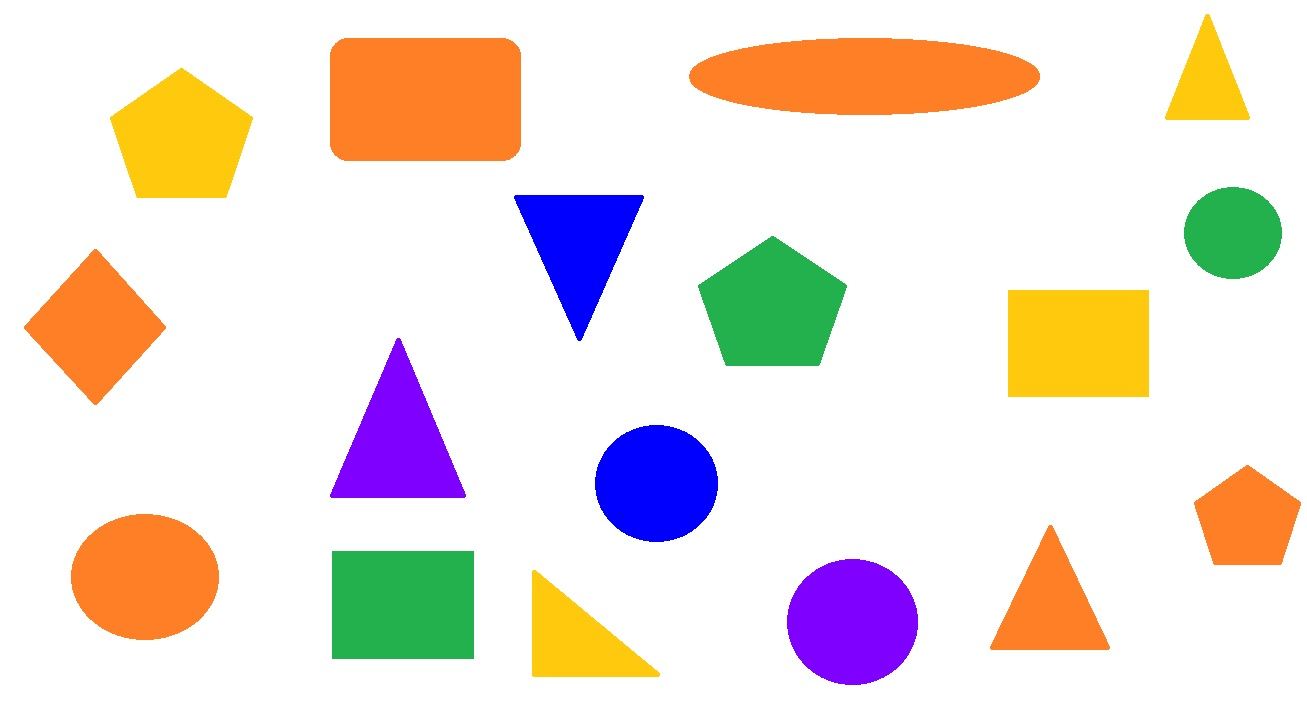
#> input picture writingShape/shapes.jpg, 1307 x 717 px
$ python shape.py
#> lines starting #> are read from the running program, lines starting #| are printed output that depends on the picture; after the words box and inside, x2 and y2 are one past the last pixel; in counts of white or black regions, pixels touching at a corner belong together
### writingShape/colors.py
import numpy as np
import cv2

def colors(frame,array1,array2,text,color):
    n = 0
    hsv = cv2.cvtColor(frame,cv2.COLOR_BGR2HSV)
    Lower = np.array([array1],np.uint8)
    Upper = np.array([array2],np.uint8)
    Mask = cv2.inRange(hsv,Lower,Upper)
    gray = cv2.cvtColor(frame, cv2.COLOR_BGR2GRAY)
    _, threshold = cv2.threshold(gray, 240, 255, cv2.THRESH_BINARY)
    contours,hierarchy = cv2.findContours(Mask,cv2.RETR_TREE,cv2.CHAIN_APPROX_SIMPLE)
    for pic, contour in enumerate(contours):
        area = cv2.contourArea(contour)
        if (area > 5000):
            approx = cv2.approxPolyDP(contour, 0.011*cv2.arcLength(contour, True), True)
            x = approx.ravel()[0]
            y = approx.ravel()[1]
            """x,y,w,h = cv2.boundingRect(contour)
                                                frame = cv2.rectangle(frame,(x,y),(x+w, y+h),color,2)"""
            cv2.drawContours(frame, [approx], 0, color, thickness=5, lineType=None, hierarchy=None, maxLevel=None, offset=None)
            cv2.putText(frame,text,(x,y-30),cv2.FONT_HERSHEY_DUPLEX,1,color)
            n += 1
    kernal = np.ones((5,5),"uint8")
    Mask = cv2.dilate(Mask,kernal)
    print(f"{text} {n}")

### writingShape/shape.py
import cv2
import numpy as np
from colors import colors

tri, rec, pen, el, cir = 0,0,0,0,0

font = cv2.FONT_HERSHEY_SIMPLEX
img = cv2.imread("shapes.jpg", flags=1)
#> img is the input picture: shape (717, 1307, 3); mean B, G, R 217.6, 225.5, 237.2
gray = cv2.cvtColor(img, cv2.COLOR_BGR2GRAY)
_, threshold = cv2.threshold(gray, 240, 255, cv2.THRESH_BINARY)
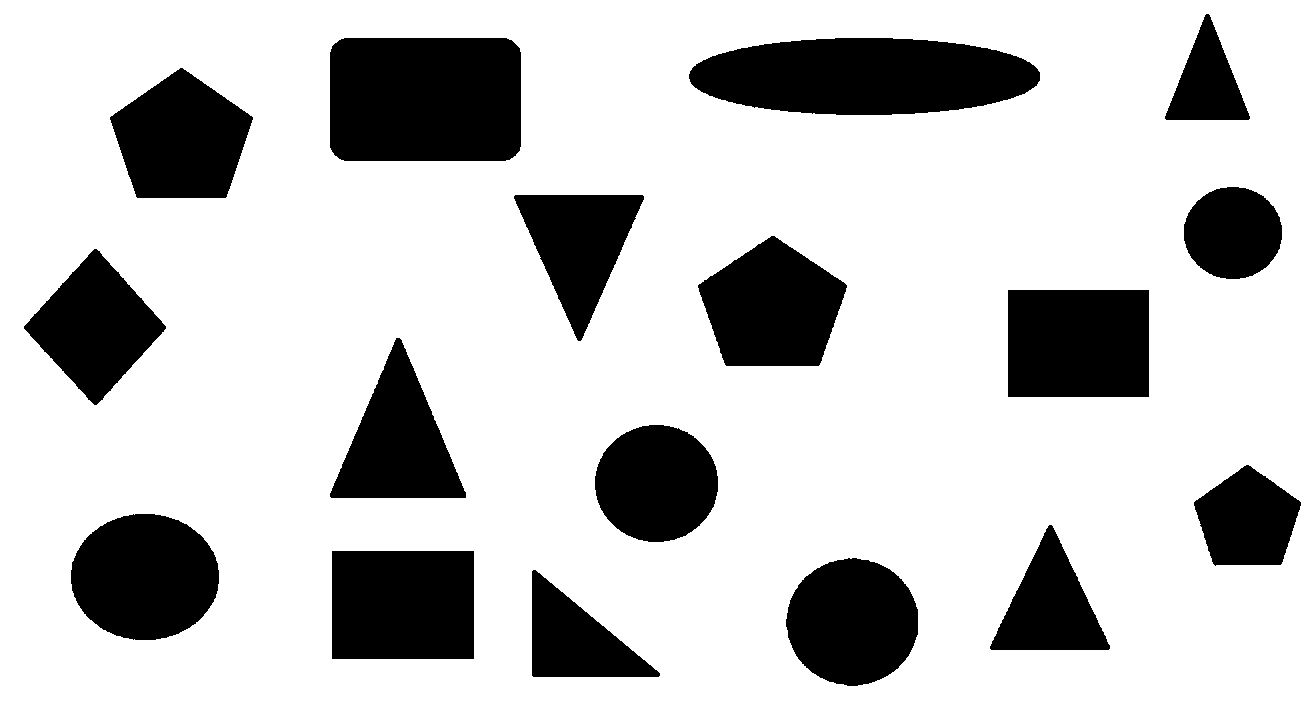
#> threshold: shape (717, 1307); 77.8% white; 17 black regions
contours, hierachy = cv2.findContours(threshold, cv2.RETR_TREE, cv2.CHAIN_APPROX_SIMPLE)
#> contours = 18 contours; largest, box (x1, y1, x2, y2) and area: (0, 0, 1307, 717) 935096, (329, 37, 522, 162) 23496, (688, 37, 1041, 116) 21825, (331, 550, 475, 660) 15585, (1007, 289, 1150, 398) 15334

for cnt in contours:
	area = cv2.contourArea(cnt, oriented=None)
	if area > 1000:
		approx = cv2.approxPolyDP(cnt, 0.011*cv2.arcLength(cnt, True), True)
		cv2.drawContours(img, [approx], 0, (0), thickness=2, lineType=None, hierarchy=None, maxLevel=None, offset=None)
		x = approx.ravel()[0]
		y = approx.ravel()[1]
		if len(approx) == 3:
			cv2.putText(img, "Triangle", (x,y), font, 1, (0), thickness=2, lineType=None, bottomLeftOrigin=None)
			tri += 1
		elif len(approx) == 4:
			cv2.putText(img, "Rectangle", (x,y), font, 1, (0), thickness=2, lineType=None, bottomLeftOrigin=None)
			rec += 1
		elif len(approx) == 5:
			cv2.putText(img, "Pentagon", (x,y), font, 1, (0), thickness=2, lineType=None, bottomLeftOrigin=None)
			pen += 1
		elif 6 < len(approx) < 11:
			el += 1
			cv2.putText(img, "Ellipse", (x,y), font, 1, (0), thickness=2, lineType=None, bottomLeftOrigin=None)
		else:
			cir += 1
			cv2.putText(img, "Circle", (x,y), font, 1, (0), thickness=2, lineType=None, bottomLeftOrigin=None)
#> this loop made 18 passes
#> (area, approx, x, y) on passes 1, 2, 4, 5, 9, 10, 11, 13, 18: (935096, [[0, 0], [0, 716], [1306, 716], [1306, 0]], 0, 0), (7435, [[531, 571], [660, 675], [533, 677]], 531, 571), (15585, [[331, 551], [473, 550], [474, 658], [332, 659]], 331, 551), (8087.5, [[1049, 524], [1108, 650], [989, 648]], 1049, 524), (11699.5, [[396, 337], [465, 498], [329, 496]], 396, 337), (15334, [[1007, 290], [1148, 289], [1149, 396], [1008, 397]], 1007, 290), (11579, [[94, 248], [166, 326], [96, 405], [23, 328]], 94, 248), (10150.5, [[515, 194], [644, 196], [580, 341]], 515, 194), (4952, [[1206, 13], [1248, 120], [1164, 118]], 1206, 13)
#> (area, x, y, el) on passes 16 to 17: (21825, 688, 74, 1), (23496.5, 331, 46, 2)
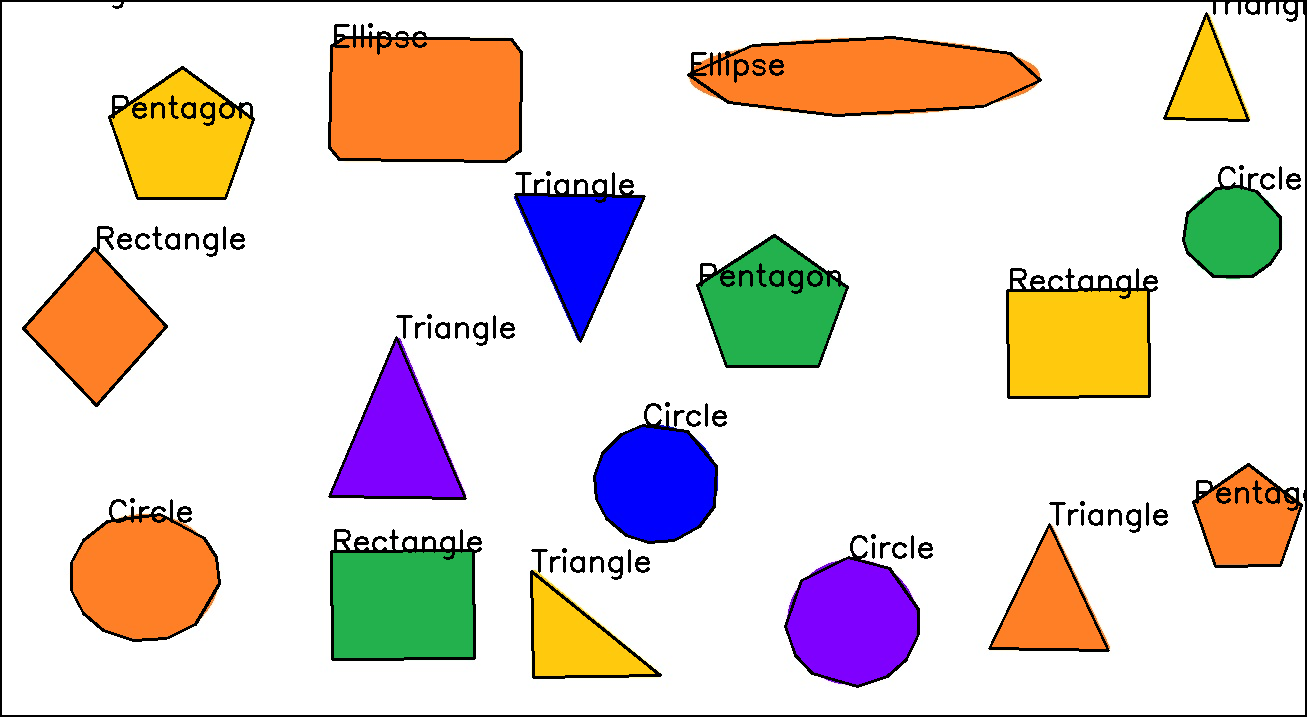
#> img: shape (717, 1307, 3); 4.69% of pixels changed, all inside (x1, y1, x2, y2) = (0, 0, 1307, 717)
#> after the loop, cir = 4; el = 2; pen = 3; rec = 4; tri = 5

print(f"Triangle {tri}\nRectangle {rec}\nPentagon {pen}\nEllipse {el}\nCircle {cir}")
#| Triangle 5
#| Rectangle 4
#| Pentagon 3
#| Ellipse 2
#| Circle 4
colors(img, (160,127,127), (179,255,255), "Red", (0,0,255))
#> in colors, `hsv = cv2.cvtColor(frame,cv2.COLOR_BGR2HSV)`: hsv: shape (717, 1307, 3); mean H, S, V 14.6, 46.4, 240.1
#> in colors, `Mask = cv2.inRange(hsv,Lower,Upper)`: Mask: shape (717, 1307); every value is 0
#> in colors, `_, threshold = cv2.threshold(gray, 240, 255, cv2.THRESH_BINARY)`: threshold: shape (717, 1307); 75% white; 70 black regions, largest, box (x1, y1, x2, y2) and area: (328, 24, 523, 163) 24239, (687, 36, 1042, 117) 21900, (330, 529, 482, 661) 17043
#> in colors, `contours,hierarchy = cv2.findContours(Mask,cv2.RETR_TREE,cv2.CHAIN_APP..`: contours = []
#> after the loop in colors, `for pic, contour in enumerate(contours):`: n = 0
#| Red 0
colors(img, (130,127,127),(160,255,255), "Violet", (173,68,143))
#> in colors (call 2), `Mask = cv2.inRange(hsv,Lower,Upper)`: Mask: shape (717, 1307); 2.4% white; 22 white regions (16 under 20 px)
#> in colors (call 2), `contours,hierarchy = cv2.findContours(Mask,cv2.RETR_TREE,cv2.CHAIN_APP..`: contours = 22 contours, 18 with area under 20; largest, box (x1, y1, x2, y2) and area: (787, 559, 917, 685) 11890, (332, 341, 463, 497) 10019, (398, 338, 454, 467) 62, (810, 561, 837, 575) 27
#> the loop in colors (call 2), `for pic, contour in enumerate(contours):` made 22 passes
#> (area, approx, x, y, n) on pass 21: (10019, [[396, 341], [332, 494], [462, 496]], 396, 341, 2)
#> (area, x, y, n) on pass 13: (11890, 847, 559, 1)
#> after the loop in colors (call 2), `for pic, contour in enumerate(contours):`: frame: shape (717, 1307, 3); 0.71% of pixels changed, all inside (x1, y1, x2, y2) = (329, 290, 932, 688)
#> in colors (call 2), `Mask = cv2.dilate(Mask,kernal)`: Mask: shape (717, 1307); 2.7% white; 2 white regions, box (x1, y1, x2, y2) and area: (785, 557, 919, 687) 13677, (330, 336, 468, 499) 12059
#| Violet 2
colors(img, (75,127,127), (130,255,255), "Blue", (219,152,52))
#> in colors (call 3), `hsv = cv2.cvtColor(frame,cv2.COLOR_BGR2HSV)`: hsv: shape (717, 1307, 3); mean H, S, V 15.1, 46.6, 240.2
#> in colors (call 3), `Mask = cv2.inRange(hsv,Lower,Upper)`: Mask: shape (717, 1307); 2.1% white; 8 white regions (4 under 20 px), largest, box (x1, y1, x2, y2) and area: (596, 427, 715, 541) 10553, (518, 196, 642, 338) 8783, (514, 196, 579, 341) 189, (695, 438, 712, 458) 28
#> in colors (call 3), `_, threshold = cv2.threshold(gray, 240, 255, cv2.THRESH_BINARY)`: threshold: shape (717, 1307); 74.9% white; 84 black regions (2 under 20 px)
#> in colors (call 3), `contours,hierarchy = cv2.findContours(Mask,cv2.RETR_TREE,cv2.CHAIN_APP..`: contours = 8 contours, 5 with area under 20; largest, box (x1, y1, x2, y2) and area: (596, 427, 715, 541) 10389, (518, 196, 642, 338) 8570, (514, 196, 579, 341) 44
#> after the loop in colors (call 3), `for pic, contour in enumerate(contours):`: frame: shape (717, 1307, 3); mean B, G, R 209.5, 216.9, 227.2
#> in colors (call 3), `Mask = cv2.dilate(Mask,kernal)`: Mask: shape (717, 1307); 2.4% white; 2 white regions, box (x1, y1, x2, y2) and area: (594, 423, 720, 543) 11786, (512, 194, 644, 343) 10521
#| Blue 2
colors(img, (38,127,127), (75,255,255), "Green", (113,204,46))
#> in colors (call 4), `hsv = cv2.cvtColor(frame,cv2.COLOR_BGR2HSV)`: hsv: shape (717, 1307, 3); mean H, S, V 15.4, 47, 240.6
#> in colors (call 4), `Mask = cv2.inRange(hsv,Lower,Upper)`: Mask: shape (717, 1307); 3.5% white; 14 white regions (8 under 20 px), largest, box (x1, y1, x2, y2) and area: (333, 552, 473, 658) 14542, (699, 238, 846, 365) 11737, (1185, 188, 1279, 275) 6435, (810, 273, 820, 284) 86, (772, 273, 781, 284) 81, (791, 273, 800, 284) 81
#> in colors (call 4), `_, threshold = cv2.threshold(gray, 240, 255, cv2.THRESH_BINARY)`: threshold: shape (717, 1307); 74.8% white; 91 black regions (2 under 20 px)
#> in colors (call 4), `contours,hierarchy = cv2.findContours(Mask,cv2.RETR_TREE,cv2.CHAIN_APP..`: contours = 19 contours, 8 with area under 20; largest, box (x1, y1, x2, y2) and area: (333, 552, 473, 658) 14287, (699, 238, 846, 365) 12400, (1185, 188, 1279, 275) 6308, (787, 269, 804, 295) 298, (768, 269, 785, 288) 245
#> after the loop in colors (call 4), `for pic, contour in enumerate(contours):`: frame: shape (717, 1307, 3); mean B, G, R 209.9, 217.8, 227.2
#> in colors (call 4), `Mask = cv2.dilate(Mask,kernal)`: Mask: shape (717, 1307); 3.9% white; 3 white regions, box (x1, y1, x2, y2) and area: (331, 550, 475, 660) 15595, (697, 236, 848, 367) 13950, (1183, 186, 1281, 281) 7381
#| Green 3
colors(img, (20,127,127), (40,255,255), "Yellow", (111,220,247))
#> in colors (call 5), `hsv = cv2.cvtColor(frame,cv2.COLOR_BGR2HSV)`: hsv: shape (717, 1307, 3); mean H, S, V 15.8, 48, 241.5
#> in colors (call 5), `Mask = cv2.inRange(hsv,Lower,Upper)`: Mask: shape (717, 1307); 3.9% white; 16 white regions (7 under 20 px), largest, box (x1, y1, x2, y2) and area: (1009, 291, 1148, 396) 14300, (111, 70, 252, 197) 11227, (533, 575, 655, 676) 6129
#> in colors (call 5), `_, threshold = cv2.threshold(gray, 240, 255, cv2.THRESH_BINARY)`: threshold: shape (717, 1307); 74.7% white; 103 black regions (2 under 20 px)
#> in colors (call 5), `contours,hierarchy = cv2.findContours(Mask,cv2.RETR_TREE,cv2.CHAIN_APP..`: contours = 21 contours, 7 with area under 20; largest, box (x1, y1, x2, y2) and area: (1009, 291, 1148, 396) 14047, (111, 70, 252, 197) 11868, (533, 575, 655, 676) 5958, (1167, 17, 1246, 119) 3886, (199, 101, 216, 127) 298
#> after the loop in colors (call 5), `for pic, contour in enumerate(contours):`: frame: shape (717, 1307, 3); mean B, G, R 210.8, 218.9, 228.2
#> in colors (call 5), `Mask = cv2.dilate(Mask,kernal)`: Mask: shape (717, 1307); 4.4% white; 4 white regions, box (x1, y1, x2, y2) and area: (1007, 289, 1150, 398) 15345, (109, 68, 254, 199) 13372, (531, 568, 657, 678) 7625, (1165, 12, 1252, 121) 5222
#| Yellow 3
colors(img, (0,127,127), (20,255,255), "Orange", (51,118,220))
#> in colors (call 6), `hsv = cv2.cvtColor(frame,cv2.COLOR_BGR2HSV)`: hsv: shape (717, 1307, 3); mean H, S, V 15.9, 48.2, 242.5
#> in colors (call 6), `Mask = cv2.inRange(hsv,Lower,Upper)`: Mask: shape (717, 1307); 8.4% white; 54 white regions (34 under 20 px), largest, box (x1, y1, x2, y2) and area: (331, 39, 520, 160) 21663, (694, 39, 1037, 114) 18174, (73, 517, 218, 639) 13646
#> in colors (call 6), `_, threshold = cv2.threshold(gray, 240, 255, cv2.THRESH_BINARY)`: threshold: shape (717, 1307); 74.6% white; 115 black regions (2 under 20 px)
#> in colors (call 6), `contours,hierarchy = cv2.findContours(Mask,cv2.RETR_TREE,cv2.CHAIN_APP..`: contours = 66 contours, 41 with area under 20; largest, box (x1, y1, x2, y2) and area: (331, 39, 520, 160) 21354, (694, 39, 1037, 114) 18368, (73, 517, 218, 639) 13450, (26, 251, 164, 403) 10411, (992, 528, 1106, 649) 6740
#> the loop in colors (call 6), `for pic, contour in enumerate(contours):` made 66 passes
#> (area, approx, x, y) on passes 3, 23: (6739.5, [[1049, 528], [992, 646], [1105, 648]], 1049, 528), (10411, [[94, 251], [26, 328], [96, 402], [163, 326]], 94, 251)
#> (area, x, y) on passes 7, 18, 51, 60: (13450, 166, 519), (6531.5, 1249, 467), (18368, 1036, 80), (21353.5, 333, 47)
#> after the loop in colors (call 6), `for pic, contour in enumerate(contours):`:
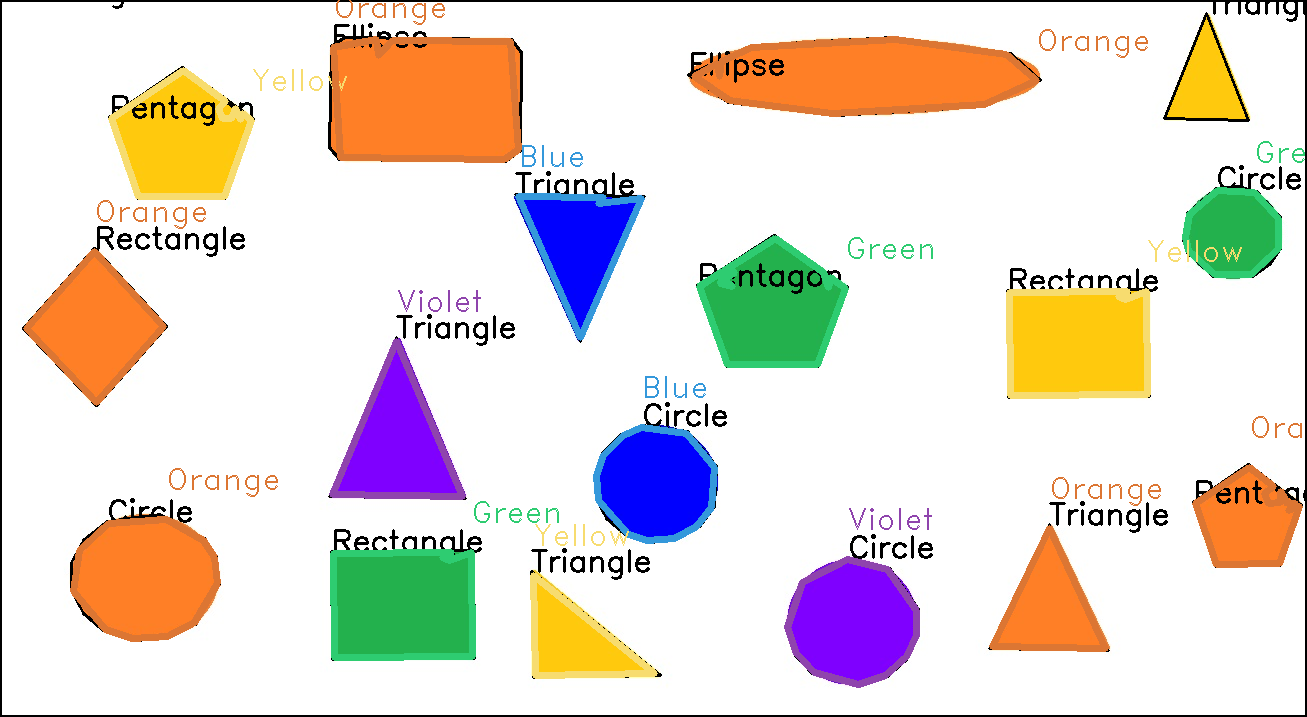
#> frame: shape (717, 1307, 3); mean B, G, R 210.7, 219.3, 229.5
#> after the loop in colors (call 6), `for pic, contour in enumerate(contours):`: n = 6
#> in colors (call 6), `Mask = cv2.dilate(Mask,kernal)`:
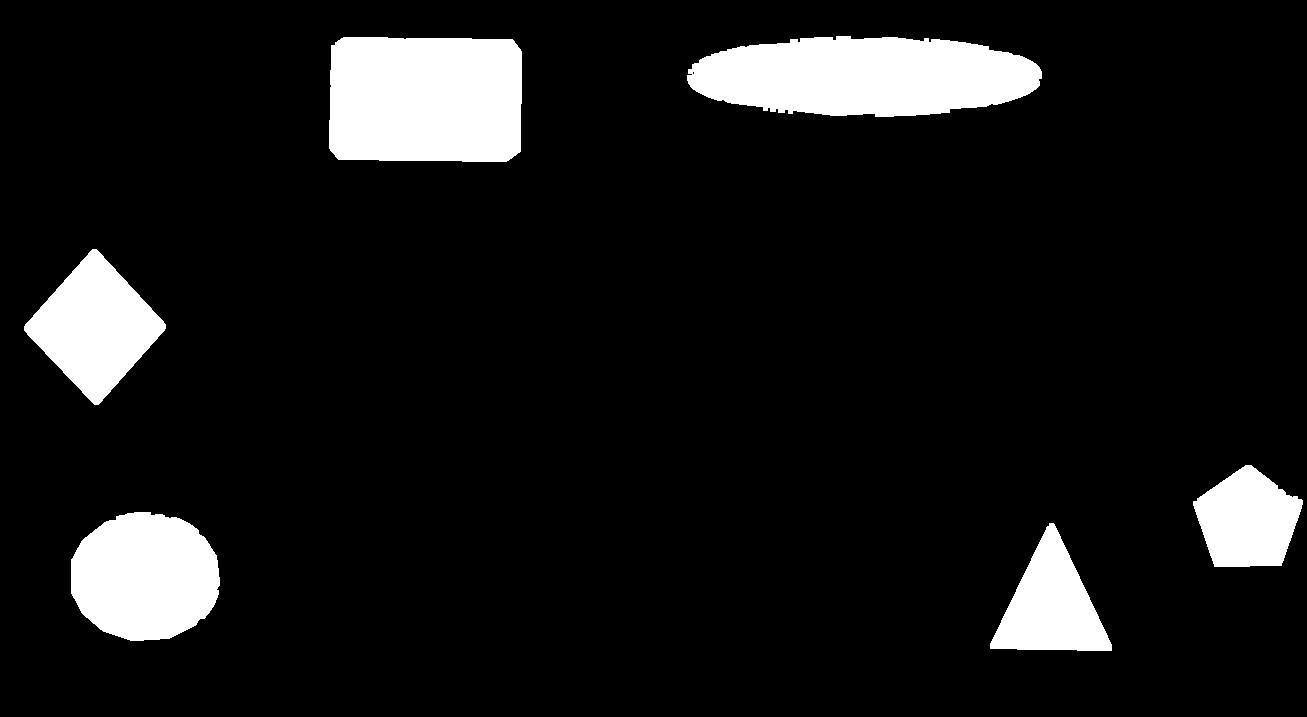
#> Mask: shape (717, 1307); 9.5% white; 6 white regions, box (x1, y1, x2, y2) and area: (329, 37, 522, 162) 23341, (687, 36, 1042, 117) 22434, (71, 512, 220, 641) 15254, (24, 249, 166, 405) 11739, (990, 523, 1112, 651) 8414, (1193, 465, 1303, 567) 7860
#| Orange 6
cv2.imshow("ShapesDetection", img)
if cv2.waitKey(0) & 0xFF == ord('q'):
#> (key q is pressed here)
	cv2.destroyAllWindows()
